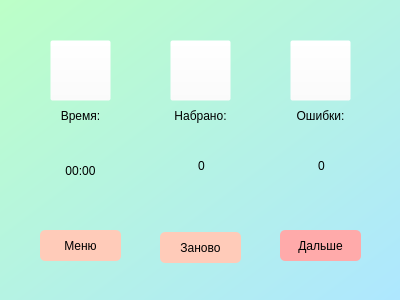
<?xml version="1.0" encoding="UTF-8"?>
<ui version="4.0">
 <class>Dialog</class>
 <widget class="QDialog" name="Dialog">
  <property name="geometry">
   <rect>
    <x>0</x>
    <y>0</y>
    <width>400</width>
    <height>300</height>
   </rect>
  </property>
  <property name="cursor">
   <cursorShape>ArrowCursor</cursorShape>
  </property>
  <property name="windowTitle">
   <string>Dialog</string>
  </property>
  <property name="styleSheet">
   <string notr="true">background-color: qlineargradient(spread:pad, x1:0, y1:0, x2:1, y2:1, stop:0 rgba(188, 255, 199, 255), stop:1 rgba(174, 231, 255, 255));</string>
  </property>
  <widget class="QPushButton" name="menu">
   <property name="geometry">
    <rect>
     <x>40</x>
     <y>230</y>
     <width>81</width>
     <height>31</height>
    </rect>
   </property>
   <property name="styleSheet">
    <string notr="true">QPushButton{
	background-color: rgb(255, 203, 185);
	font: 9pt &quot;Montserrat Medium&quot;;
	border-radius: 5px;
}

QPushButton:hover {
	font-size:10.5pt;   
}

QPushButton:pressed {
	background-color: rgb(229, 182, 166);	   
}</string>
   </property>
   <property name="text">
    <string>Меню</string>
   </property>
  </widget>
  <widget class="QPushButton" name="next">
   <property name="geometry">
    <rect>
     <x>280</x>
     <y>230</y>
     <width>81</width>
     <height>31</height>
    </rect>
   </property>
   <property name="styleSheet">
    <string notr="true">QPushButton{
	background-color: rgb(255, 170, 170);
	
	font: 9pt &quot;Montserrat Medium&quot;;
	border-radius: 5px;
}

QPushButton:hover {
	font-size:10.5pt;   
}

QPushButton:pressed {
	background-color: rgb(229, 150, 150);	   
}</string>
   </property>
   <property name="text">
    <string>Дальше</string>
   </property>
  </widget>
  <widget class="QPushButton" name="pushButton_3">
   <property name="geometry">
    <rect>
     <x>160</x>
     <y>232</y>
     <width>81</width>
     <height>31</height>
    </rect>
   </property>
   <property name="styleSheet">
    <string notr="true">QPushButton{
	background-color: rgb(255, 203, 185);
	font: 9pt &quot;Montserrat Medium&quot;;
	border-radius: 5px;
}

QPushButton:hover {
	font-size:10.5pt;   
}

QPushButton:pressed {
	background-color: rgb(229, 182, 166);	   
}</string>
   </property>
   <property name="text">
    <string>Заново</string>
   </property>
  </widget>
  <widget class="QPushButton" name="time_icon">
   <property name="geometry">
    <rect>
     <x>50</x>
     <y>40</y>
     <width>61</width>
     <height>61</height>
    </rect>
   </property>
   <property name="cursor">
    <cursorShape>PointingHandCursor</cursorShape>
   </property>
   <property name="styleSheet">
    <string notr="true">background-color: rgba(255, 255, 255, 0);</string>
   </property>
   <property name="text">
    <string/>
   </property>
   <property name="icon">
    <iconset>
     <normaloff>img/clock_64.png</normaloff>img/clock_64.png</iconset>
   </property>
   <property name="iconSize">
    <size>
     <width>50</width>
     <height>50</height>
    </size>
   </property>
  </widget>
  <widget class="QPushButton" name="key_icon">
   <property name="geometry">
    <rect>
     <x>170</x>
     <y>40</y>
     <width>61</width>
     <height>61</height>
    </rect>
   </property>
   <property name="cursor">
    <cursorShape>PointingHandCursor</cursorShape>
   </property>
   <property name="styleSheet">
    <string notr="true">background-color: rgba(255, 255, 255, 0);</string>
   </property>
   <property name="text">
    <string/>
   </property>
   <property name="icon">
    <iconset>
     <normaloff>img/key_64.png</normaloff>img/key_64.png</iconset>
   </property>
   <property name="iconSize">
    <size>
     <width>50</width>
     <height>50</height>
    </size>
   </property>
  </widget>
  <widget class="QPushButton" name="mist_icon">
   <property name="geometry">
    <rect>
     <x>290</x>
     <y>40</y>
     <width>61</width>
     <height>61</height>
    </rect>
   </property>
   <property name="cursor">
    <cursorShape>PointingHandCursor</cursorShape>
   </property>
   <property name="styleSheet">
    <string notr="true">background-color: rgba(255, 255, 255, 0);</string>
   </property>
   <property name="text">
    <string/>
   </property>
   <property name="icon">
    <iconset>
     <normaloff>img/mist_64.png</normaloff>img/mist_64.png</iconset>
   </property>
   <property name="iconSize">
    <size>
     <width>50</width>
     <height>50</height>
    </size>
   </property>
  </widget>
  <widget class="QLabel" name="time">
   <property name="geometry">
    <rect>
     <x>50</x>
     <y>100</y>
     <width>61</width>
     <height>31</height>
    </rect>
   </property>
   <property name="styleSheet">
    <string notr="true">background-color: rgba(255, 255, 255, 0);
font: 9pt &quot;Montserrat Medium&quot;;</string>
   </property>
   <property name="text">
    <string>Время:</string>
   </property>
   <property name="alignment">
    <set>Qt::AlignCenter</set>
   </property>
  </widget>
  <widget class="QLabel" name="key">
   <property name="geometry">
    <rect>
     <x>170</x>
     <y>100</y>
     <width>61</width>
     <height>31</height>
    </rect>
   </property>
   <property name="styleSheet">
    <string notr="true">background-color: rgba(255, 255, 255, 0);
font: 9pt &quot;Montserrat Medium&quot;;</string>
   </property>
   <property name="text">
    <string>Набрано:</string>
   </property>
   <property name="alignment">
    <set>Qt::AlignCenter</set>
   </property>
  </widget>
  <widget class="QLabel" name="mist">
   <property name="geometry">
    <rect>
     <x>290</x>
     <y>100</y>
     <width>61</width>
     <height>31</height>
    </rect>
   </property>
   <property name="styleSheet">
    <string notr="true">background-color: rgba(255, 255, 255, 0);
font: 9pt &quot;Montserrat Medium&quot;;</string>
   </property>
   <property name="text">
    <string>Ошибки:</string>
   </property>
   <property name="alignment">
    <set>Qt::AlignCenter</set>
   </property>
  </widget>
  <widget class="QLabel" name="label_time">
   <property name="geometry">
    <rect>
     <x>50</x>
     <y>150</y>
     <width>61</width>
     <height>41</height>
    </rect>
   </property>
   <property name="styleSheet">
    <string notr="true">background-color: rgba(255, 255, 255, 0);
font: 13pt &quot;Montserrat Medium&quot;;</string>
   </property>
   <property name="text">
    <string>00:00</string>
   </property>
   <property name="alignment">
    <set>Qt::AlignCenter</set>
   </property>
  </widget>
  <widget class="QLabel" name="label_key">
   <property name="geometry">
    <rect>
     <x>176</x>
     <y>150</y>
     <width>51</width>
     <height>31</height>
    </rect>
   </property>
   <property name="styleSheet">
    <string notr="true">background-color: rgba(255, 255, 255, 0);
font: 13pt &quot;Montserrat Medium&quot;;</string>
   </property>
   <property name="text">
    <string>0</string>
   </property>
   <property name="alignment">
    <set>Qt::AlignCenter</set>
   </property>
  </widget>
  <widget class="QLabel" name="label_mist">
   <property name="geometry">
    <rect>
     <x>296</x>
     <y>150</y>
     <width>51</width>
     <height>31</height>
    </rect>
   </property>
   <property name="styleSheet">
    <string notr="true">background-color: rgba(255, 255, 255, 0);
font: 13pt &quot;Montserrat Medium&quot;;</string>
   </property>
   <property name="text">
    <string>0</string>
   </property>
   <property name="alignment">
    <set>Qt::AlignCenter</set>
   </property>
  </widget>
 </widget>
 <resources/>
 <connections/>
</ui>
